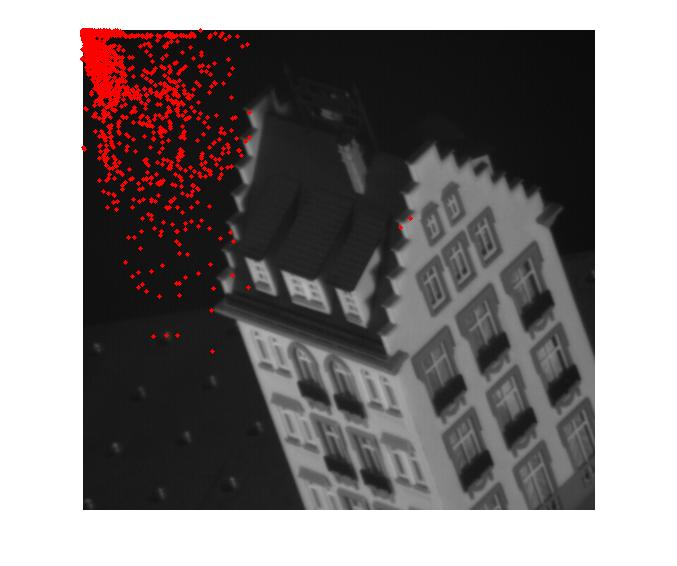
%> input picture DescrptorMatching_KeyPointTracking/prob_tracking/multi-scale/res/flow_40.jpg, 677 x 566 px
$ octave --eval "result = keypoint(rgb2gray(imread('res/flow_40.jpg')));"   (GNU Octave 9; MATLAB toolbox functions it lacks are replaced by stand-ins)
%> lines starting %> are read from the running program, lines starting %| are printed output that depends on the picture
function [x,y]=keypoint(im1)

%     im1=imread((('C:/First_sem/CV/hw2/prob_tracking/images/hotel.seq0.PNG')));
%     im1=im2double(im1);
    sigma=1;
    cutoff_frequency=5;
    filter = fspecial('Gaussian', cutoff_frequency*4+1, sigma);
% [4 lines of commented-out code are left out]
    [Ix,Iy]=imgradientxy(im1);
%     Ix=conv2(
%     Ix=conv2(Gx,im1);
%     Iy=conv2(Gy,im1);
    IxIx=imfilter((Ix.*Ix),filter);
    IyIy=imfilter((Iy.*Iy),filter);
    IxIy=imfilter((Ix.*Iy),filter);
    har=(IxIx.*IyIy)-((IxIy).^2)-(0.04*((IxIx+IyIy).^2))
    N = 5;
%     har=har/max(har(:));
    har = har.*double(har ==ordfilt2(har, N^2, true(N))) > .0001;
    [y,x]=find(har);
    keypoints=[y,x];
%     n=size(x)
    figure(1); imshow(im1);
    hold on;
    plot( x, y, '.g', 'LineWidth', 5);
    hold off;


%UNTITLED2 Summary of this function goes here
%   Detailed explanation goes here


end
%> in keypoint, `IxIx=imfilter((Ix.*Ix),filter);`:
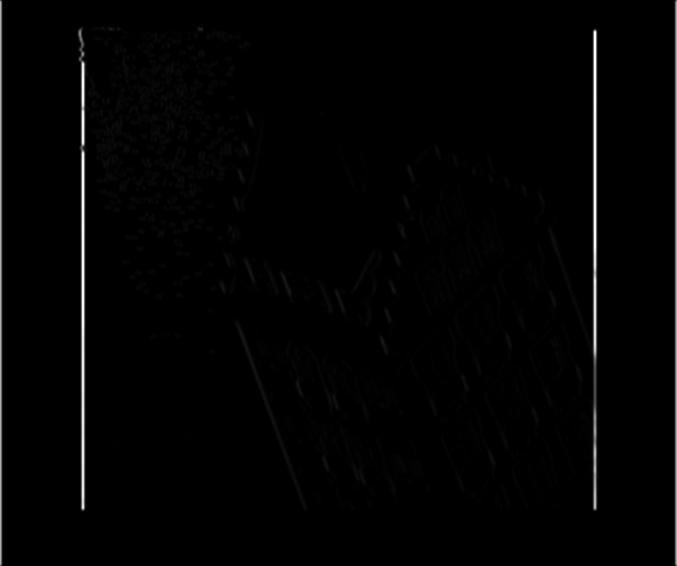
%> IxIx: size 566x677 double; min 0, max 605444, mean 7578.3; drawn with min black and max white
%> in keypoint, `IyIy=imfilter((Iy.*Iy),filter);`:
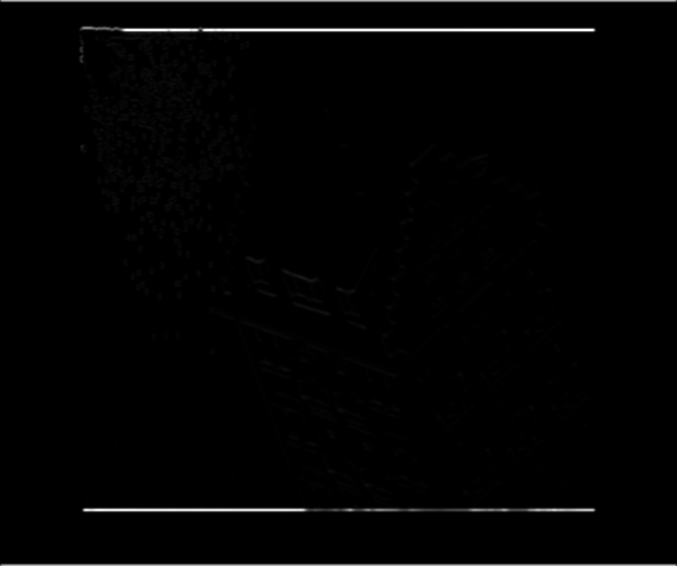
%> IyIy: size 566x677 double; min 0, max 593979.2, mean 7395.9; drawn with min black and max white
%> in keypoint, `IxIy=imfilter((Ix.*Iy),filter);`:
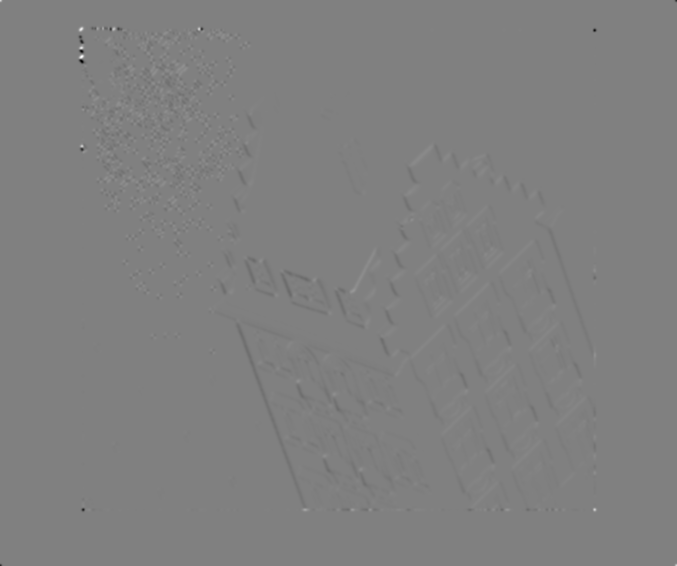
%> IxIy: size 566x677 double; min -138738.7, max 136510.3, mean -200.9; drawn with min black and max white
%> in keypoint, `har=(IxIx.*IyIy)-((IxIy).^2)-(0.04*((IxIx+IyIy).^2))`:
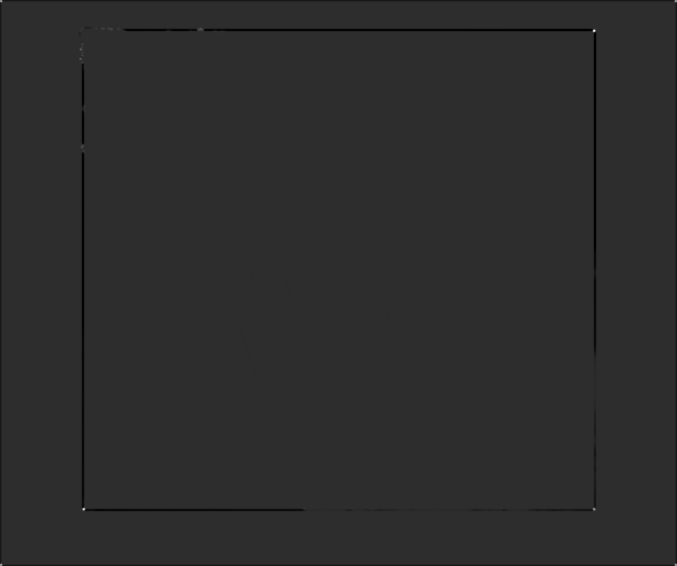
%> har: size 566x677 double; min -1.46e+10, max 6.77e+10, mean -177671407.3; drawn with min black and max white
%> in keypoint, `har = har.*double(har ==ordfilt2(har, N^2, true(N))) > .0001;`:
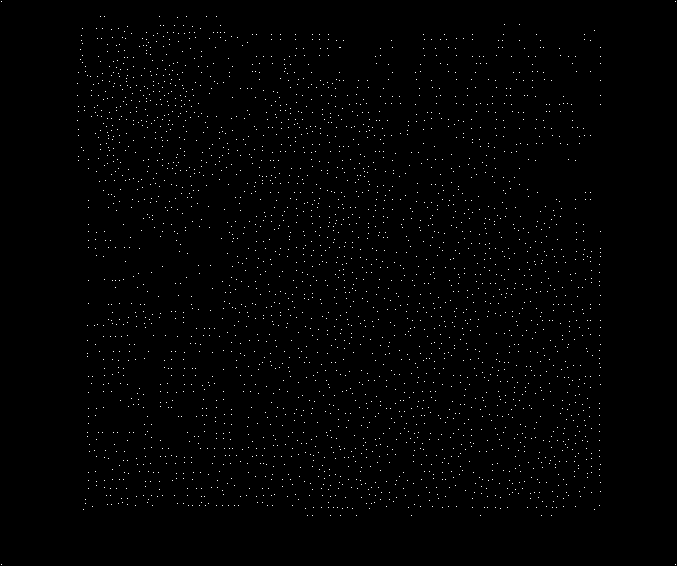
%> har: size 566x677 logical; 0.77% white in thin lines or dots
%> in keypoint, `[y,x]=find(har);`: y = 2937 values from 2 to 565; x = 2937 values from 2 to 676
%> in keypoint, `keypoints=[y,x];`: keypoints = 2937 rows, first 12: [2 2; 565 2; 84 78; 96 78; 121 78; 73 79; 107 79; 112 79; 130 79; 136 79; 157 79; 161 79]
%> in keypoint, `imshow(im1)`:
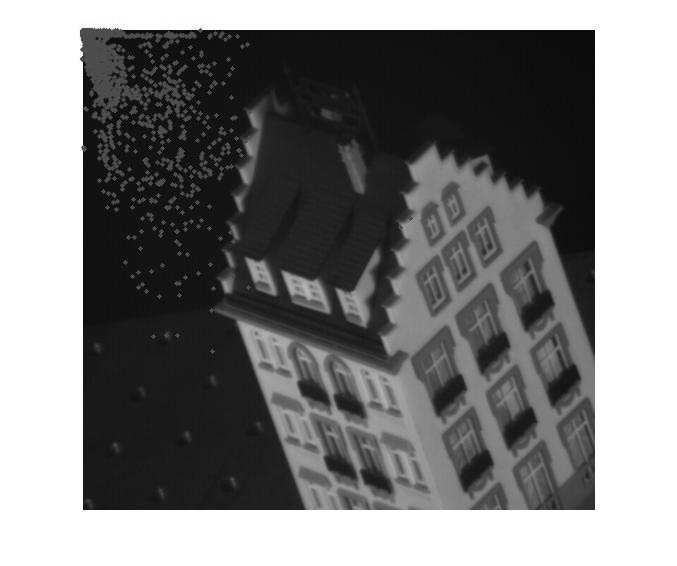
%> displayed picture: size 566x677, on the screen's scale of 0 to 255; min 0, max 255, mean 126.8
%> `result = keypoint(rgb2gray(imread('res/flow_40.jpg')));`:
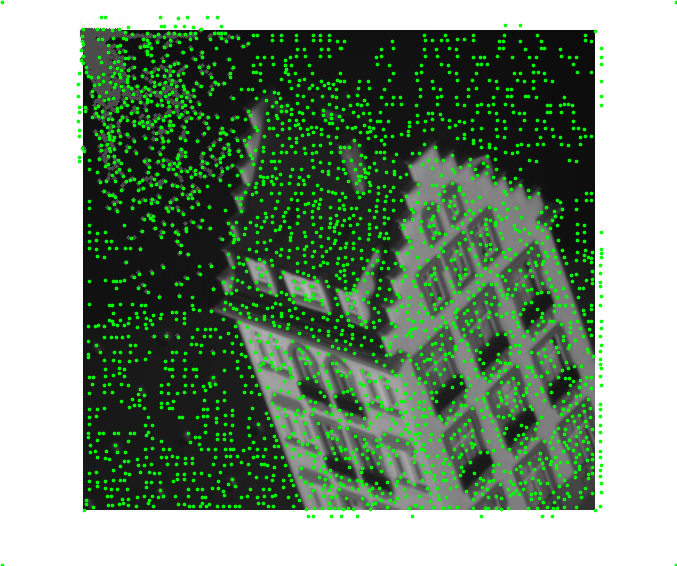
%> figure redrawn from the program's plot data
%> `result = keypoint(rgb2gray(imread('res/flow_40.jpg')));`: result = 2937 values from 2 to 676
